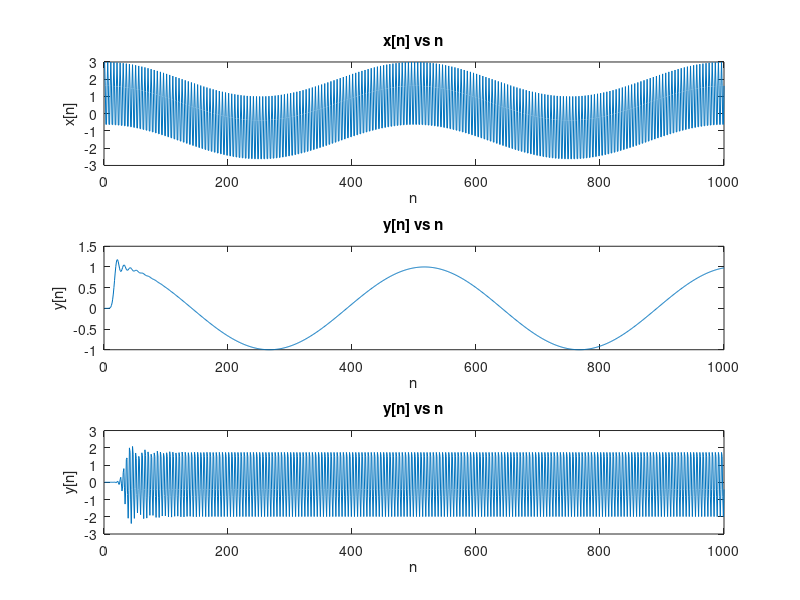

Write MATLAB code to recreate this figure.
clear all; clc;

%%
Ts=0.002;
f1=100;
M=1000;
n=(1:M);

x=cos(2*pi*(n-1)*Ts)+2*cos(2*pi*f1*(n-1)*Ts);
figure;
subplot(3,1,1);
plot(n,x);
xlabel('n');
ylabel('x[n]');
title('x[n] vs n');

%%
L=16;
fc1=2*pi*Ts*f1/pi/2;
[b1,a1]=butter(L,fc1,'low');
[H1,w1]=freqz(b1,a1,M);

y1=filter(b1,a1,x);
subplot(3,1,2);
plot(n,y1);
xlabel('n');
ylabel('y[n]');
title('y[n] vs n');

%%
fc2 = [ 150 , 250 ]*Ts;
[b2,a2]=butter(16,fc2,'bandpass');
[H2,w2]=freqz(b2,a2,M);

subplot(3,1,3);
plot(n,filter(b2,a2,x));
xlabel('n');
ylabel('y[n]');
title('y[n] vs n');